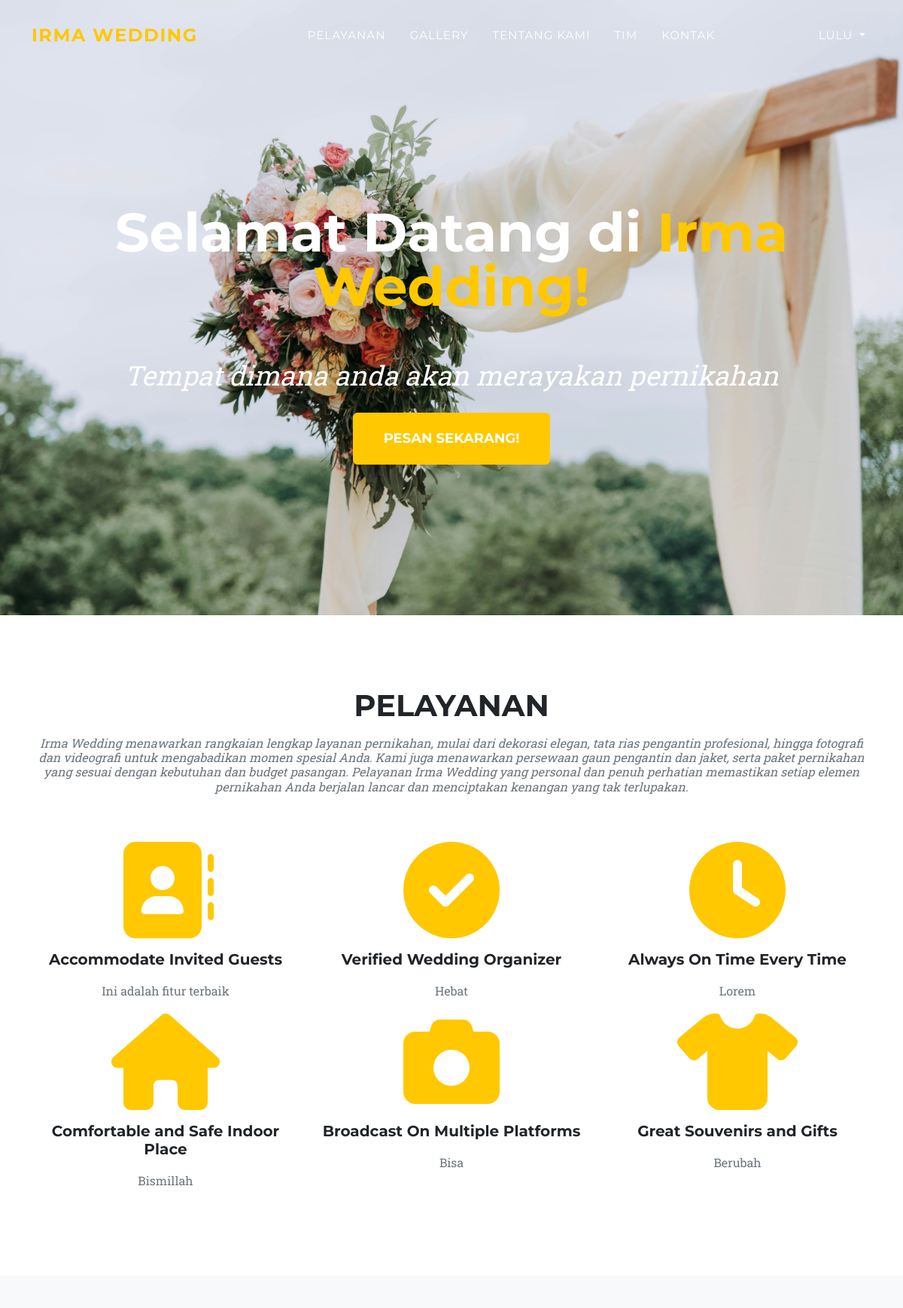
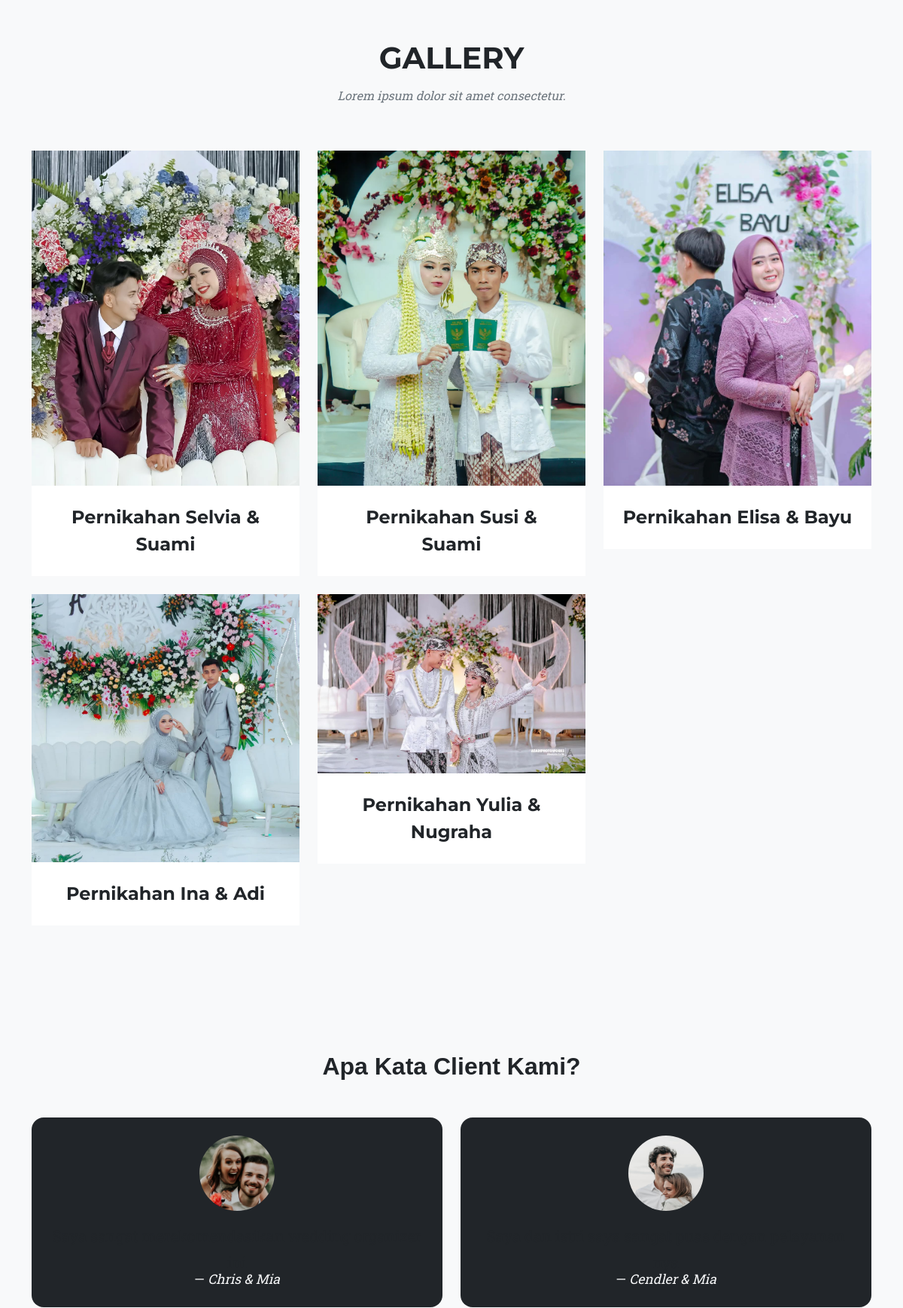
/ (signed in, upper part), run on the app's committed database (2 pictures, top to bottom).
### tables this page shows
CREATE TABLE `features` (
  `id` int(11) NOT NULL,
  `features_icon` varchar(255) NOT NULL,
  `features_name` varchar(255) NOT NULL,
  `description` varchar(255) NOT NULL
);

CREATE TABLE `gallery` (
  `id` int(11) NOT NULL,
  `gallery_heading` varchar(255) NOT NULL,
  `tgl_pernikahan` text NOT NULL,
  `gallery_image` varchar(255) NOT NULL,
  `gallery_text` text NOT NULL
);

CREATE TABLE `testimonial` (
  `id` int(11) NOT NULL,
  `testi_text` text NOT NULL,
  `testi_client` varchar(255) NOT NULL,
  `testi_image` varchar(255) NOT NULL
);

### index.php (the view, shortened to what this page needs)
<?php
require 'db-connect.php';
$username = isset($_SESSION['name']) ? $_SESSION['name'] : 'Guest';
?>
<!DOCTYPE html>
<html lang="en">
  <head>
    <link href="https://cdn.jsdelivr.net/npm/bootstrap@5.3.0/dist/css/bootstrap.min.css" rel="stylesheet">
    <link href="landing-page/css/styles.css" rel="stylesheet" />
  </head>
  <body id="page-top">
    <nav class="navbar navbar-expand-lg navbar-dark fixed-top" id="mainNav">
      <div class="container">
        <a href="#page-top" class="navbar-brand">Irma Wedding</a>
        <div class="collapse navbar-collapse" id="navbarResponsive">
          <ul class="navbar-nav text-uppercase ms-auto py-4 py-lg-0">
            <li class="nav-item">
              <a class="nav-link" href="#services">Pelayanan</a>
            </li>
            <li class="nav-item">
              <a class="nav-link" href="#portfolio">Gallery</a>
            </li>
            <li class="nav-item">
              <a class="nav-link" href="#about">Tentang Kami</a>
            </li>
            <li class="nav-item"><a class="nav-link" href="#team">Tim</a></li>
            <li class="nav-item">
              <a class="nav-link" href="#contact">Kontak</a>
            </li>
          </ul>
          <ul class="navbar-nav text-uppercase ms-auto py-4 py-lg-0">
  <li class="nav-item dropdown">
    <a class="nav-link dropdown-toggle" href="#" id="navbarDropdown" role="button" data-bs-toggle="dropdown" aria-expanded="false">
    <?php echo htmlspecialchars($username); ?>
    </a>
  </li>
</ul>
        </div>
    </div>
  </nav>
    <header class="masthead">
      <div class="container">
        <div class="masthead-heading">Selamat Datang di <span style="color: #ffc800">Irma Wedding!</span></div>
        <div class="masthead-subheading">Tempat dimana anda akan merayakan pernikahan</div>
        <a class="btn btn-primary btn-xl text-uppercase" href="pemesanan.php"
          >Pesan Sekarang!</a
        >
      </div>
    </header>
    <section id="services" class="page-section">
        <div class="container">
            <div class="text-center">
            <h2 class="section-heading text-uppercase">Pelayanan</h2>
            <h3 class="section-subheading text-muted">
            Irma Wedding menawarkan rangkaian lengkap layanan pernikahan, mulai dari dekorasi elegan, tata rias pengantin profesional, hingga fotografi dan videografi untuk mengabadikan momen spesial Anda. Kami juga menawarkan persewaan gaun pengantin dan jaket, serta paket pernikahan yang sesuai dengan kebutuhan dan budget pasangan. Pelayanan Irma Wedding yang personal dan penuh perhatian memastikan setiap elemen pernikahan Anda berjalan lancar dan menciptakan kenangan yang tak terlupakan.
            </h3>
            </div>
            <div class="row justify-content-center text-center">
                <?php
                $query = "SELECT * FROM features ORDER BY id ASC";
                $result = mysqli_query($koneksi, $query);
                while ($row = mysqli_fetch_assoc($result)) {
                ?>
                    <div class="features-item col-md-4 text-center">
                      <span class="fa-stack fa-4x">
                        <i class="fas fa-circle fa-stack-2x text-primary <?php echo $row['features_icon']; ?>"></i>
                      </span>
                      <h5 class="my-3"><?php echo $row['features_name']; ?></h5>
                      <p class="text-muted">
                      <?php echo $row['description']; ?>
                      </p>
                    </div>
                <?php
                }
                ?>
            </div>
        </div>
    </section>
    <section id="portfolio" class="page-section bg-light">
        <div class="container">
            <div class="text-center">
            <h2 class="section-heading text-uppercase">gallery</h2>
            <h3 class="section-subheading text-muted">
              Lorem ipsum dolor sit amet consectetur.
            </h3>
            </div>
            <div class="row">
                <?php
                $query = "SELECT * FROM gallery ORDER BY id ASC";
                $result = mysqli_query($koneksi, $query);
                while ($row = mysqli_fetch_assoc($result)) {
                ?>
                    <div class="col-lg-4 col-sm-6 mb-4">
                        <div class="portfolio-item">
                          <img src="assets/img/gallery/<?php echo $row['gallery_image']; ?>" alt="..." class="img-fluid">
                          <div class="portfolio-caption">
                            <div class="portfolio-caption-heading">Pernikahan <?php echo $row['gallery_heading']; ?></div>
                          </div>
                        </div>
                    </div>
                <?php
                }
                ?>
            </div>
        </div>
    </section>
<section class="testimonial bg-light text-dark py-5">
    <div class="container">
        <h2 class="text-center mb-5" style="font-family: 'Comic Sans MS', sans-serif;">Apa Kata Client Kami?</h2>
        <div id="testimonialCarousel" class="carousel slide" data-bs-ride="carousel">
            <div class="carousel-inner">
                <?php
                $query = "SELECT * FROM testimonial ORDER BY id ASC";
                $result = mysqli_query($koneksi, $query);
                $items = [];
                while ($row = mysqli_fetch_assoc($result)) {
                    $items[] = $row;
                }
                $isActive = true;
                for ($i = 0; $i < count($items); $i += 2) { ?>
                    <div class="carousel-item <?php echo $isActive ? 'active' : ''; ?>">
                        <div class="row justify-content-center">
                            <?php
                            for ($j = $i; $j < $i + 2; $j++) {
                                if (isset($items[$j])) { ?>
                                    <div class="col-md-6">
                                        <div class="card bg-dark border-0 rounded-4 text-center p-4">
                                            <img src="assets/img/testimonial/<?php echo $items[$j]['testi_image']; ?>" alt="Client Image" class="rounded-circle mx-auto mb-3" style="width: 100px; height: 100px; object-fit: cover;">
                                            <blockquote class="blockquote mb-0">
                                                <p class="mb-2"><?php echo $items[$j]['testi_text']; ?></p>
                                                <footer class="blockquote-footer text-light"><cite title="<?php echo $items[$j]['testi_client']; ?>"><?php echo $items[$j]['testi_client']; ?></cite></footer>
                                            </blockquote>
                                        </div>
                                    </div>
                            <?php }
                            } ?>
                        </div>
                    </div>
                    <?php $isActive = false;
                } ?>
            </div>
        </div>
    </div>
</section>
  </body>
</html>

### data on the page
features: features_name "Accommodate Invited Guests", description "Ini adalah fitur terbaik"
features: features_name "Verified Wedding Organizer", description "Hebat"
features: features_name "Always On Time Every Time", description "Lorem"
features: features_name "Comfortable and Safe Indoor Place", description "Bismillah"
features: features_name "Broadcast On Multiple Platforms", description "Bisa"
features: features_name "Great Souvenirs and Gifts", description "Berubah"
gallery: gallery_image (picture), gallery_heading "Selvia & Suami"
gallery: gallery_image (picture), gallery_heading "Susi & Suami"
gallery: gallery_image (picture), gallery_heading "Elisa & Bayu"
gallery: gallery_image (picture), gallery_heading "Ina & Adi"
gallery: gallery_image (picture), gallery_heading "Yulia & Nugraha"
testimonial: testi_image (picture), testi_client "Chris & Mia"
testimonial: testi_image (picture), testi_client "Cendler & Mia"

### other printed values
$username "LULU"
